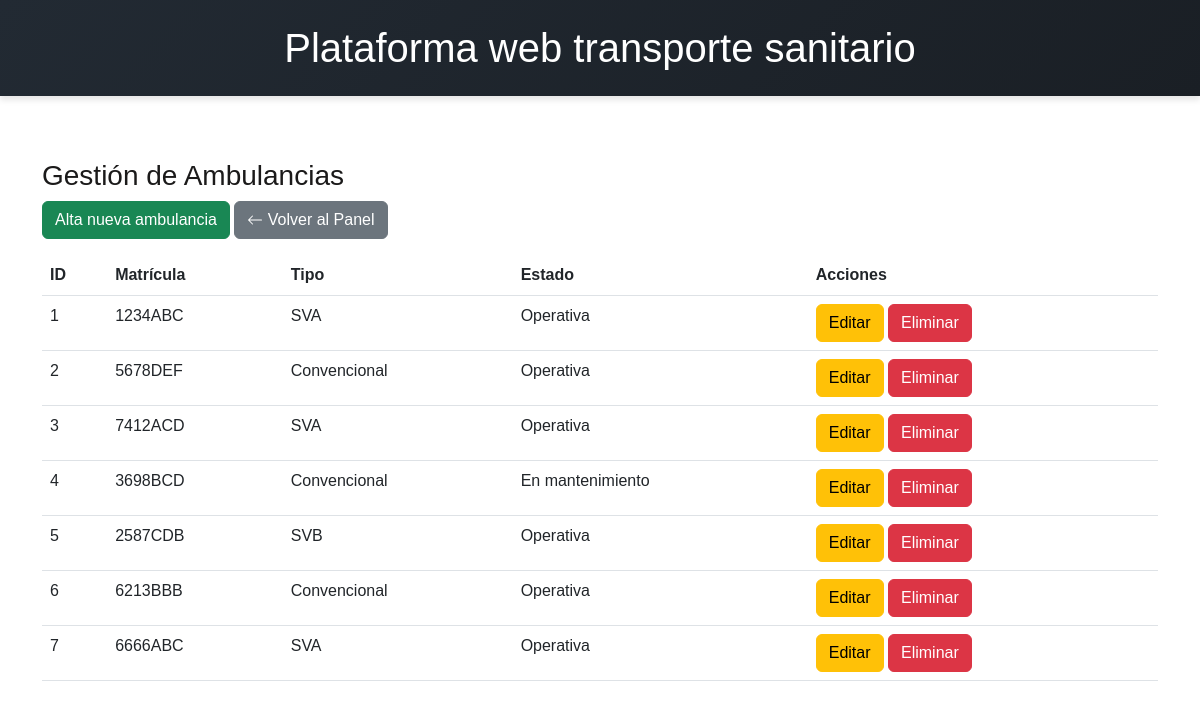
/sanitrans/php/gestion_ambulancias.php, run on the app's committed database.
### tables this page shows
CREATE TABLE `ambulancias` (
  `id` int(10) UNSIGNED NOT NULL,
  `matricula` varchar(10) NOT NULL,
  `tipo` enum('SVA','SVB','Convencional') NOT NULL,
  `estado` enum('Operativa','En mantenimiento','Fuera de servicio') NOT NULL DEFAULT 'Operativa'
);

### sanitrans/php/controller.php (called while the page is built, shortened)
<?php
function conectarDB()
{
    $host = "localhost";
    $usuario = "root";
    $password = "";
    $base_de_datos = "sanitrans";
    try {
        $pdo = new PDO("mysql:host=$host;dbname=$base_de_datos;charset=utf8", $usuario, $password);
        $pdo->setAttribute(PDO::ATTR_ERRMODE, PDO::ERRMODE_EXCEPTION);
        return $pdo;
    } catch (PDOException $e) {
        die("Error en la conexión: " . $e->getMessage());
    }
}
function obtenerAmbulancias()
{
    $pdo = conectarDB();
    $stmt = $pdo->query("SELECT * FROM ambulancias");
    return $stmt->fetchAll(PDO::FETCH_ASSOC);
}

### sanitrans/php/gestion_ambulancias.php (the view, shortened to what this page needs)
<?php
include 'controller.php';
$ambulancias = obtenerAmbulancias();
?>
<!DOCTYPE html>
<html lang="es">
<head>
    <link href="https://cdn.jsdelivr.net/npm/bootstrap@5.3.0/dist/css/bootstrap.min.css" rel="stylesheet">
    <link rel="stylesheet" href="/sanitrans\css\Estilo.css">
</head>
<body>
    <header class="container h-25 mw-100 p-3">
        <h1 class="m-2">Plataforma web transporte sanitario</h1>
    </header>
    <div class="container mt-5">
        <h3>Gestión de Ambulancias</h3>
        <a href="crear_ambulancia.php" class="btn btn-success mb-3">Alta nueva ambulancia</a>
        <a href="panel_admin.php" class="btn btn-secondary mb-3">
            <svg xmlns="http://www.w3.org/2000/svg" width="16" height="16" fill="currentColor" class="bi bi-arrow-left" viewBox="0 0 16 16">
                <path fill-rule="evenodd" d="M15 8a.5.5 0 0 0-.5-.5H2.707l3.147-3.146a.5.5 0 1 0-.708-.708l-4 4a.5.5 0 0 0 0 .708l4 4a.5.5 0 0 0 .708-.708L2.707 8.5H14.5A.5.5 0 0 0 15 8" />
            </svg>
            Volver al Panel
        </a>
        <table class="table">
            <thead>
                <tr>
                    <th>ID</th>
                    <th>Matrícula</th>
                    <th>Tipo</th>
                    <th>Estado</th>
                    <th>Acciones</th>
                </tr>
            </thead>
            <tbody>
                <?php
                if (count($ambulancias) > 0) {
                    foreach ($ambulancias as $ambulancia) {
                        echo "<tr>
                                <td>{$ambulancia['id']}</td>
                                <td>{$ambulancia['matricula']}</td>
                                <td>{$ambulancia['tipo']}</td>
                                <td>{$ambulancia['estado']}</td>
                                <td>
                                    <a href='editar_ambulancia.php?id={$ambulancia['id']}' class='btn btn-warning'>Editar</a>
                                    <a href='eliminar_ambulancia.php?id={$ambulancia['id']}' class='btn btn-danger'>Eliminar</a>
                                </td>
                              </tr>";
                    }
                } else {
                    echo "<tr><td colspan='5'>No hay ambulancias registradas</td></tr>";
                }
                ?>
            </tbody>
        </table>
    </div>
</body>
</html>

### sanitrans/css/Estilo.css (style rules this page uses)
body { font-family: Arial, sans-serif; margin: 0; padding: 0; display: flex; flex-direction: column; min-height: 100vh; background: white; color: rgb(27, 26, 26); }
header { background: linear-gradient(135deg, #222A33, #1a1f25); padding: 20px; text-align: center; box-shadow: 0 4px 6px rgba(0, 0, 0, 0.1); font-size: 2em; font-weight: bold; color: white; position:relative; width: 100%; height: 80px; margin-bottom: 15px; }

### data on the page
ambulancias: id "1", matricula "1234ABC", tipo "SVA", estado "Operativa"
ambulancias: id "2", matricula "5678DEF", tipo "Convencional", estado "Operativa"
ambulancias: id "3", matricula "7412ACD", tipo "SVA", estado "Operativa"
ambulancias: id "4", matricula "3698BCD", tipo "Convencional", estado "En mantenimiento"
ambulancias: id "5", matricula "2587CDB", tipo "SVB", estado "Operativa"
ambulancias: id "6", matricula "6213BBB", tipo "Convencional", estado "Operativa"
ambulancias: id "7", matricula "6666ABC", tipo "SVA", estado "Operativa"
